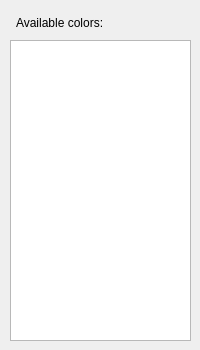
<?xml version="1.0" encoding="UTF-8"?>
<ui version="4.0">
 <class>ColorsUI</class>
 <widget class="QDialog" name="ColorsUI">
  <property name="geometry">
   <rect>
    <x>0</x>
    <y>0</y>
    <width>200</width>
    <height>350</height>
   </rect>
  </property>
  <property name="minimumSize">
   <size>
    <width>200</width>
    <height>350</height>
   </size>
  </property>
  <property name="maximumSize">
   <size>
    <width>200</width>
    <height>350</height>
   </size>
  </property>
  <property name="windowTitle">
   <string>Dialog</string>
  </property>
  <widget class="QListWidget" name="colors_ListWidget">
   <property name="geometry">
    <rect>
     <x>10</x>
     <y>40</y>
     <width>181</width>
     <height>301</height>
    </rect>
   </property>
  </widget>
  <widget class="QLabel" name="label">
   <property name="geometry">
    <rect>
     <x>16</x>
     <y>12</y>
     <width>141</width>
     <height>21</height>
    </rect>
   </property>
   <property name="text">
    <string>Available colors:</string>
   </property>
  </widget>
 </widget>
 <resources/>
 <connections/>
</ui>
